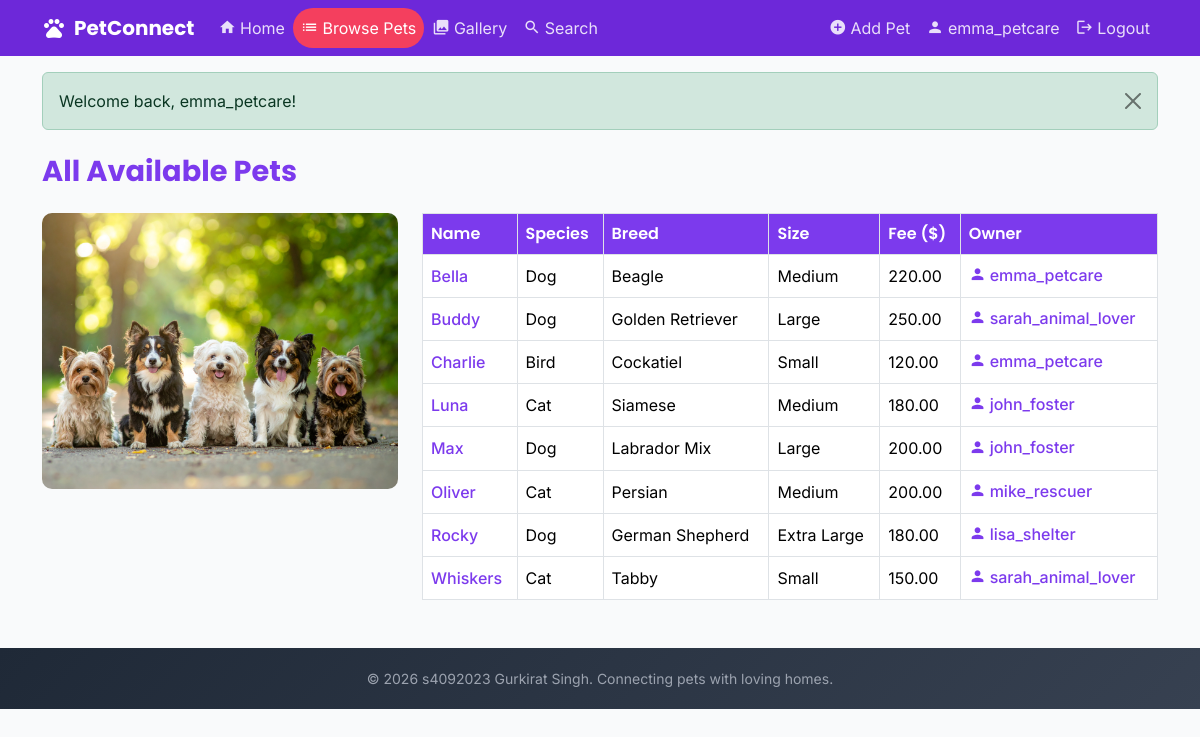
Page /pets.php (signed in) on the committed database.
### tables this page shows
CREATE TABLE IF NOT EXISTS pets (
    pet_id          INT AUTO_INCREMENT PRIMARY KEY,
    user_id         INT           NOT NULL,
    name            VARCHAR(100)  NOT NULL,
    species         ENUM('Dog','Cat','Bird','Rabbit','Other') NOT NULL DEFAULT 'Dog',
    breed           VARCHAR(100),
    age_years       INT,
    age_months      INT,
    gender          ENUM('Male','Female','Unknown') NOT NULL DEFAULT 'Unknown',
    size            ENUM('Small','Medium','Large','Extra Large') NOT NULL DEFAULT 'Medium',
    description     TEXT          NOT NULL,
    health_info     TEXT,
    image_path      VARCHAR(255),
    adoption_fee    DECIMAL(8,2)  NOT NULL DEFAULT 0.00,
    status          ENUM('Available','Pending','Adopted') NOT NULL DEFAULT 'Available',
    created_at      DATETIME      NOT NULL DEFAULT CURRENT_TIMESTAMP,
    FOREIGN KEY(user_id) REFERENCES users(user_id) ON DELETE CASCADE
);

CREATE TABLE IF NOT EXISTS users (
    user_id     INT AUTO_INCREMENT PRIMARY KEY,
    username    VARCHAR(50)   NOT NULL UNIQUE,
    email       VARCHAR(100)  NOT NULL UNIQUE,
    password    CHAR(60)      NOT NULL,
    phone       VARCHAR(20),
    location    VARCHAR(100),
    joined_at   DATETIME      NOT NULL DEFAULT CURRENT_TIMESTAMP
);

### pets.php (the view, shortened to what this page needs)
<?php
include 'includes/db_connect.inc';
include 'includes/header.inc';
?>
<h2 class="page-heading">All Available Pets</h2>
<div class="row g-4 align-items-start">
    <div class="col-12 col-md-4">
        <img src="assets/images/banner.jpg" alt="Pets waiting for adoption" class="banner-img">
    </div>
    <div class="col-12 col-md-8">
        <div class="table-responsive">
            <table class="table table-bordered pets-table">
                <thead>
                    <tr>
                        <th>Name</th>
                        <th>Species</th>
                        <th>Breed</th>
                        <th>Size</th>
                        <th>Fee ($)</th>
                        <th>Owner</th>
                    </tr>
                </thead>
                <tbody>
                <?php
                $sql = "SELECT p.pet_id, p.name, p.species, p.breed, p.size, p.adoption_fee, p.user_id, u.username FROM pets p JOIN users u ON p.user_id = u.user_id ORDER BY p.name ASC";
                $result = mysqli_query($conn, $sql);
                while ($pet = mysqli_fetch_assoc($result)) {
                ?>
                    <tr>
                        <td><a href="details.php?id=<?php echo $pet['pet_id']; ?>" class="pet-link"><?php echo htmlspecialchars($pet['name']); ?></a></td>
                        <td><?php echo htmlspecialchars($pet['species']); ?></td>
                        <td><?php echo htmlspecialchars($pet['breed']); ?></td>
                        <td><?php echo htmlspecialchars($pet['size']); ?></td>
                        <td><?php echo number_format($pet['adoption_fee'], 2); ?></td>
                        <td><a href="owner.php?user_id=<?php echo $pet['user_id']; ?>" class="pet-link"><span class="material-icons icon-sm">person</span> <?php echo htmlspecialchars($pet['username']); ?></a></td>
                    </tr>
                <?php } ?>
                </tbody>
            </table>
        </div>
    </div>
</div>
<?php include 'includes/footer.inc'; ?>

### assets/css/styles.css (style rules this page uses)
:root { --primary: #7c3aed; --primary-dark: #6d28d9; --primary-light: #a78bfa; --secondary: #f43f5e; --secondary-dark: #e11d48; --accent-orange: #f59e0b; --accent-green: #10b981; --accent-purple: #8b5cf6; --text-dark: #1f2937; --text-light: #6b7280; --bg-light: #f9fafb; --bg-white: #ffffff; --border-color: #e5e7eb; }
body { font-family: 'Inter', sans-serif; color: var(--text-dark); background-color: var(--bg-light); }
h1, h2, h3, h4, h5, h6, .navbar-brand { font-family: 'Poppins', sans-serif; }
.icon-sm { font-size: 1.1rem; vertical-align: middle; }
.page-heading { font-family: 'Poppins', sans-serif; font-weight: 700; font-size: 1.8rem; color: var(--primary); margin-bottom: 1.5rem; }
.pets-table th { background-color: var(--primary); color: white; font-family: 'Poppins', sans-serif; font-weight: 600; }
.pets-table td, .pets-table th { vertical-align: middle; }
.pet-link { color: var(--primary); text-decoration: none; font-weight: 500; display: inline-flex; align-items: center; gap: 0.2rem; }
.banner-img { width: 100%; border-radius: 10px; object-fit: cover; max-height: 300px; }

### rows in the picture
pets: name "Bella", species "Dog", breed "Beagle", size "Medium", adoption_fee "220.00", user.username "emma_petcare"
pets: name "Buddy", species "Dog", breed "Golden Retriever", size "Large", adoption_fee "250.00", user.username "sarah_animal_lover"
pets: name "Charlie", species "Bird", breed "Cockatiel", size "Small", adoption_fee "120.00", user.username "emma_petcare"
pets: name "Luna", species "Cat", breed "Siamese", size "Medium", adoption_fee "180.00", user.username "john_foster"
pets: name "Max", species "Dog", breed "Labrador Mix", size "Large", adoption_fee "200.00", user.username "john_foster"
pets: name "Oliver", species "Cat", breed "Persian", size "Medium", adoption_fee "200.00", user.username "mike_rescuer"
pets: name "Rocky", species "Dog", breed "German Shepherd", size "Extra Large", adoption_fee "180.00", user.username "lisa_shelter"
pets: name "Whiskers", species "Cat", breed "Tabby", size "Small", adoption_fee "150.00", user.username "sarah_animal_lover"

### other values in the picture
$_SESSION['username'] "emma_petcare"
$_SESSION['flash_message'] "Welcome back, emma_petcare!"
